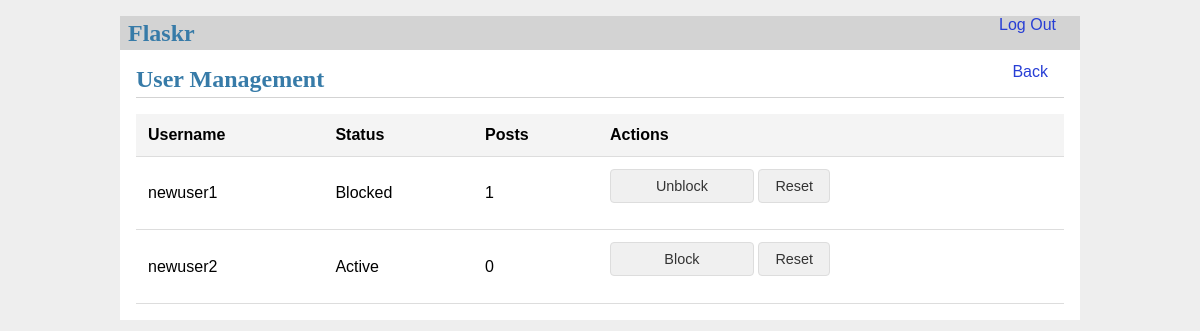
The page /auth/admin/user_management (signed in) on the database as committed earlier.
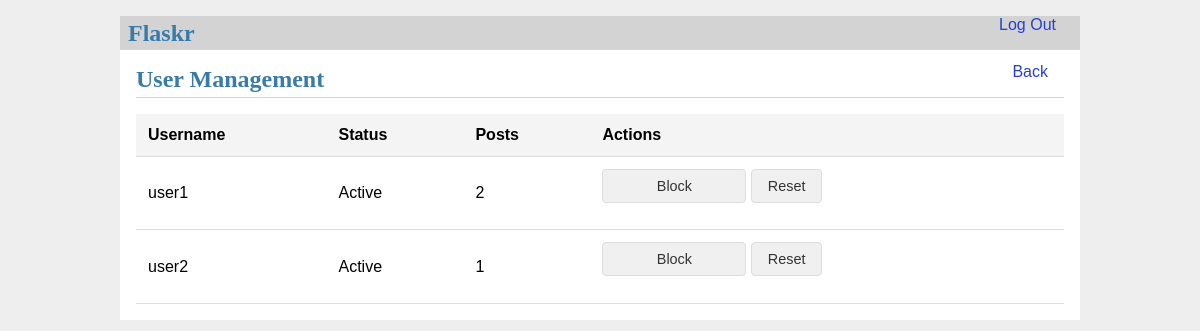
The same page on the database as committed later.
### tables this page shows
CREATE TABLE user (
  id INTEGER PRIMARY KEY AUTOINCREMENT,
  username TEXT UNIQUE NOT NULL,
  password TEXT NOT NULL,
  is_admin BOOLEAN NOT NULL DEFAULT 0,
  is_blocked BOOLEAN NOT NULL DEFAULT 0
);

### flaskr/auth.py (the view)
@bp.route('/admin/user_management')
def user_management():
    db = get_db()
    users = db.execute(
        'SELECT u.*, COUNT(p.id) as post_count '
        'FROM user u '
        'LEFT JOIN post p ON u.id = p.author_id '
        'WHERE u.id != ? '
        'GROUP BY u.id',
        (g.user['id'],)
    ).fetchall()
    return render_template('auth/user_management.html', users=users)

### flaskr/auth.py (called while the page is built)
@bp.before_app_request
def load_logged_in_user():
    user_id = session.get('user_id')
    if user_id is None:
        g.user = None
    else:
        g.user = get_db().execute(
            'SELECT * FROM user WHERE id = ?', (user_id,)
        ).fetchone()

### flaskr/db.py (called while the page is built)
def get_db():
    if 'db' not in g:
        g.db = sqlite3.connect(
            current_app.config['DATABASE'],
            detect_types=sqlite3.PARSE_DECLTYPES
        )
        g.db.row_factory = sqlite3.Row
    return g.db

### flaskr/templates/auth/user_management.html (shortened to what this page needs)
{% extends 'base.html' %}
{% block header %}
    <h1>{% block title %}User Management{% endblock %}</h1>
    <div class="nav-right">
        <a href="{{ url_for('auth.admin') }}" class="back-link">Back</a>
    </div>
{% endblock %}
{% block content %}
  {% if not g.user.is_admin %}
    <p>You don't have permission to access this page.</p>
  {% else %}
    <table>
      <thead>
        <tr>
          <th>Username</th>
          <th>Status</th>
          <th>Posts</th>
          <th>Actions</th>
        </tr>
      </thead>
      <tbody>
        {% for user in users %}
          <tr>
            <td>{{ user.username }}</td>
            <td>{{ 'Blocked' if user.is_blocked else 'Active' }}</td>
            <td>{{ user.post_count }}</td>
            <td>
              <div class="action-buttons">
                <form action="{{ url_for('auth.toggle_block', user_id=user.id) }}" method="post" style="display: inline;">
                  <input type="submit" value="{{ 'Unblock' if user.is_blocked else 'Block' }}">
                </form>
                <button onclick="openResetModal({{ user.id }}, '{{ user.username }}')">Reset</button>
              </div>
            </td>
          </tr>
        {% endfor %}
      </tbody>
    </table>
  {% endif %}
{% endblock %}

Rows that differ between the two databases and show on the page:
changed user: username "newuser1" → "user1"; is_blocked "Blocked" → "Active"; post_count "1" → "2"; is_blocked "Unblock" → "Block"
changed user: username "newuser2" → "user2"; post_count "0" → "1"
